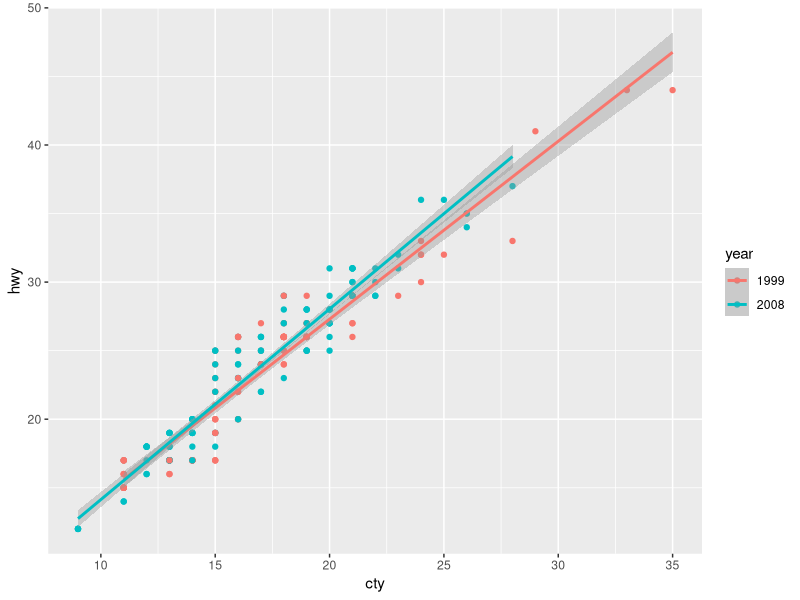
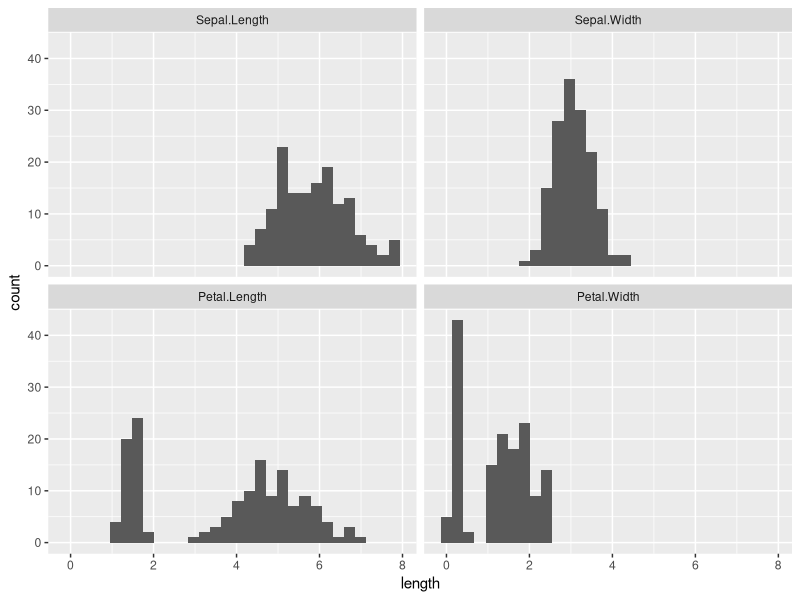
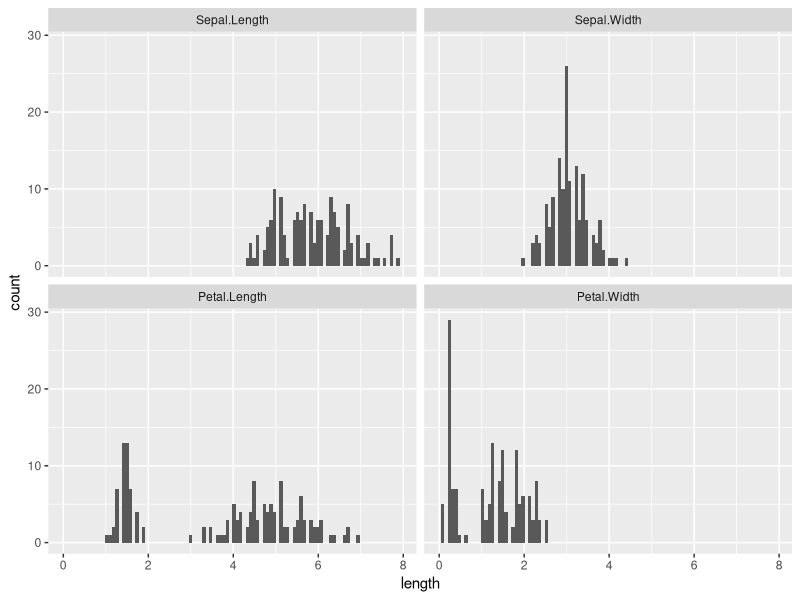
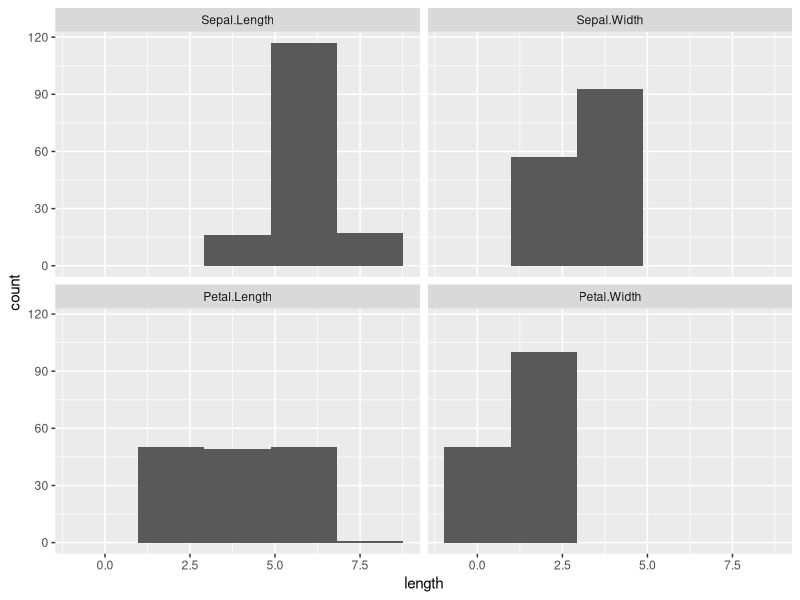
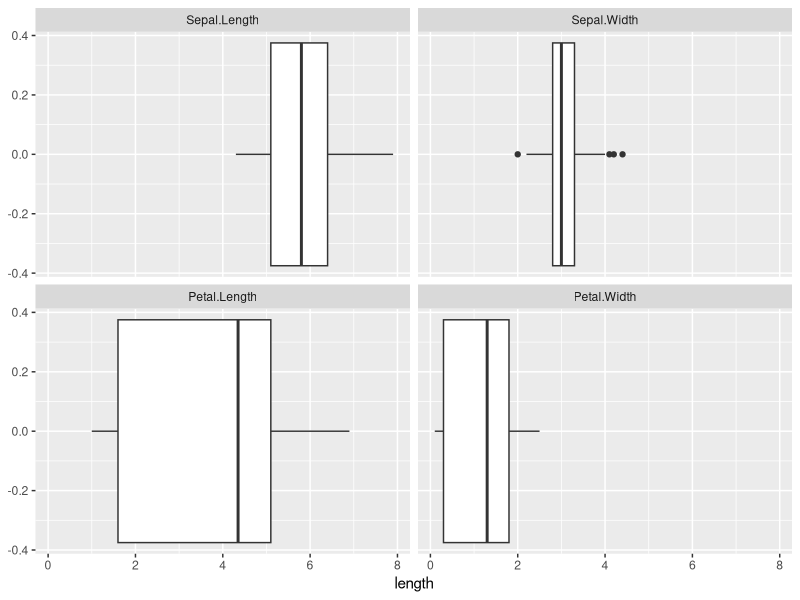
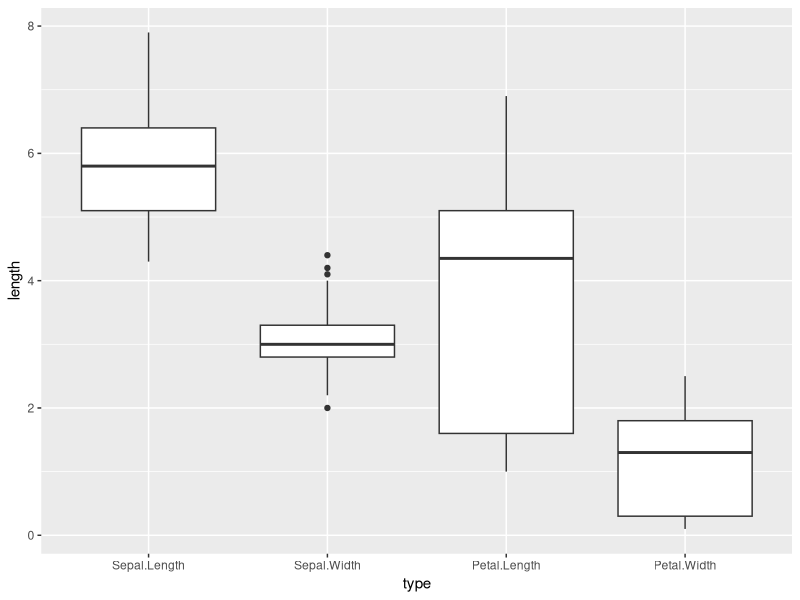
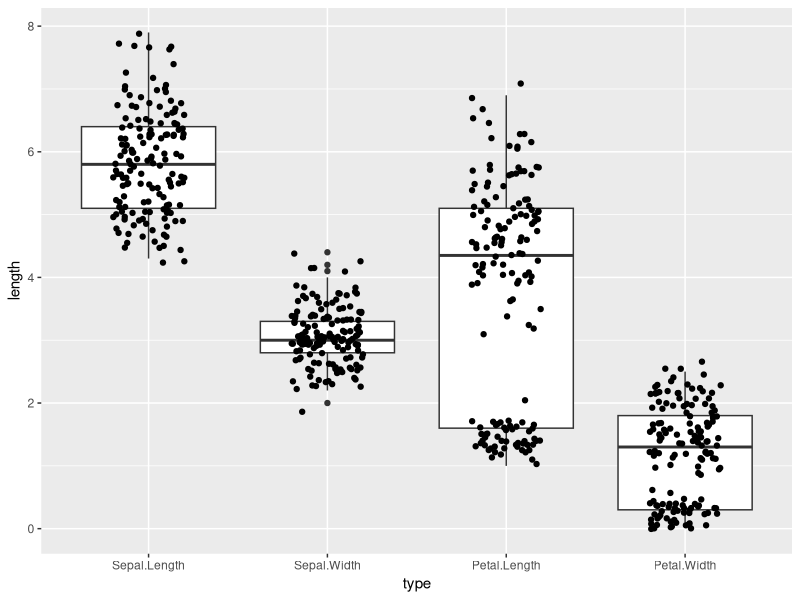
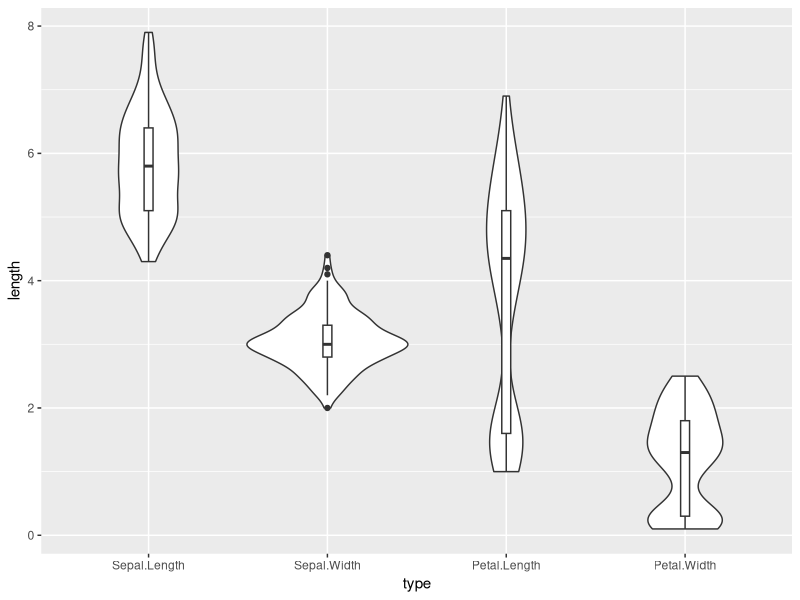

Write the R code that produced these figures, in order.
## ---- chunk 1
library(ggplot2)
library(data.table)
library(magrittr) # Needed for %>% operator
library(tidyr)
library(ggrepel)
## ---- chunk 2
data(mpg)
mpg <- as.data.table(mpg)

mpg[, year:=as.factor(year)]

ggplot(data=mpg, aes(x=cty, y=hwy, color=year)) +
  geom_point() +
  geom_smooth(method="lm")
## ---- chunk 3
data(iris)
iris

head(iris)
tail(iris)
## ---- chunk 4
iris_long_dt <- melt(as.data.table(iris), id.vars = "Species", variable.name = "type", value.name = "length")
iris_long_dt

ggplot(data=iris_long_dt, aes(length)) + 
  geom_histogram() +
  facet_wrap(facets = "type")
## ---- chunk 5
# with too many its difficult to see the distributions
ggplot(data=iris_long_dt, aes(length)) + 
  geom_histogram(bins = 100) +
  facet_wrap(facets = "type")

# with too few we would miss bimodal distribution in petal width
ggplot(data=iris_long_dt, aes(length)) + 
  geom_histogram(bins = 5) +
  facet_wrap(facets = "type")
## ---- chunk 6
ggplot(data=iris_long_dt, aes(length)) + 
  geom_boxplot() +
  facet_wrap(facets = "type")

ggplot(data=iris_long_dt, aes(x=type, y=length)) +
  geom_boxplot()
## ---- chunk 7
ggplot(data=iris_long_dt, aes(x=type, y=length)) +
  geom_boxplot() +
  geom_jitter(width = .2, height = .2)
## ---- chunk 8
ggplot(data=iris_long_dt, aes(x=type, y=length)) +
  geom_violin() +
  geom_boxplot(width=.05) 
## ---- chunk 9
iris_long_dt

ggplot(data=iris_long_dt, aes(x=Species, y=length)) + 
  geom_jitter() +
  facet_wrap(facets = "type")

ggplot(data=iris_long_dt, aes(x=Species, y=length)) + 
  geom_violin() +
  facet_wrap(facets = "type")

# This is the given solution (i think mine is better)
ggplot(data=iris_long_dt, aes(x=type, y=length, color = Species)) +
  geom_dotplot(binaxis="y", stackdir="centerwhole", dotsize=0.3)
